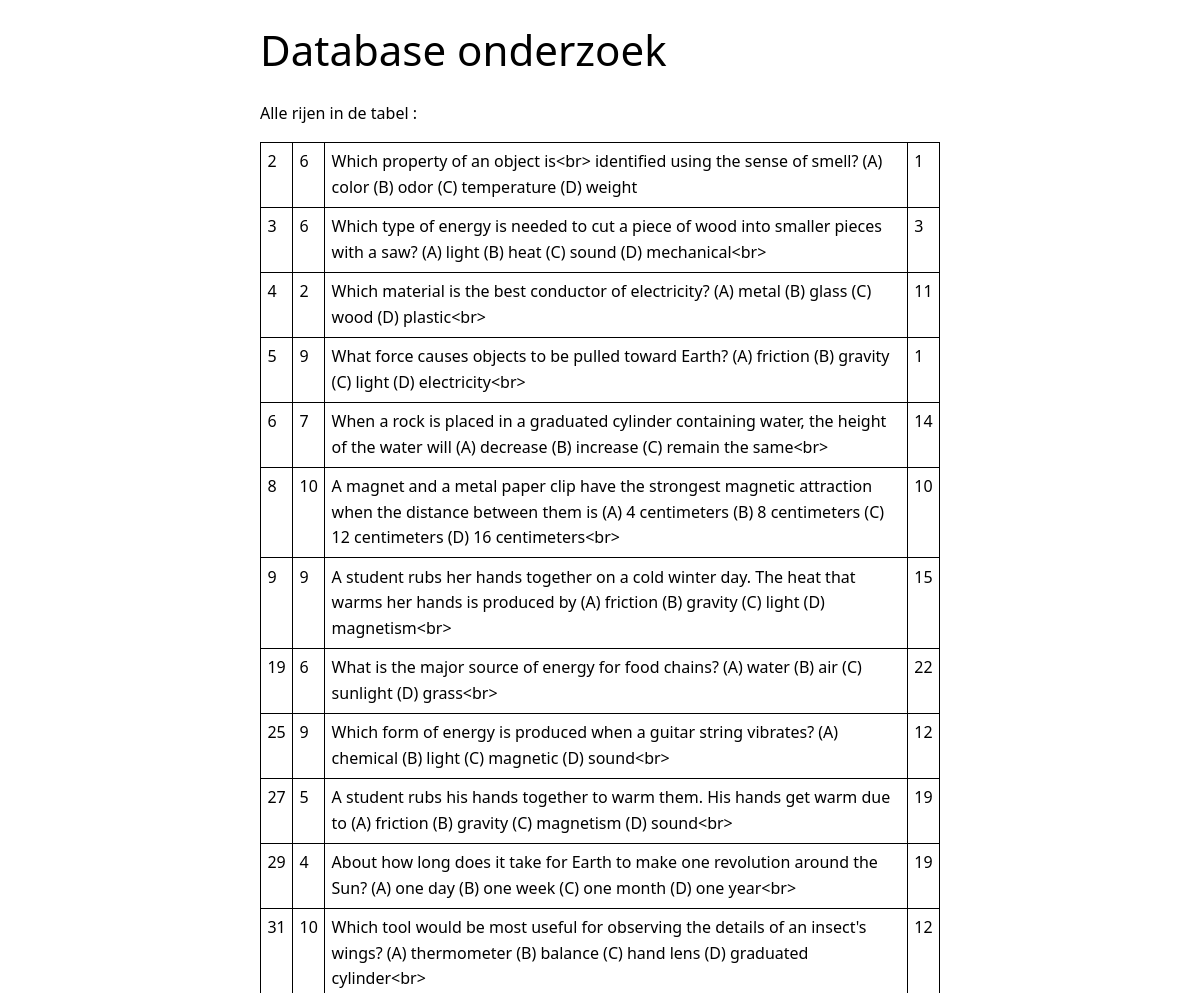
Before: /editor/htmlcleaner (upper part) with the older database file.
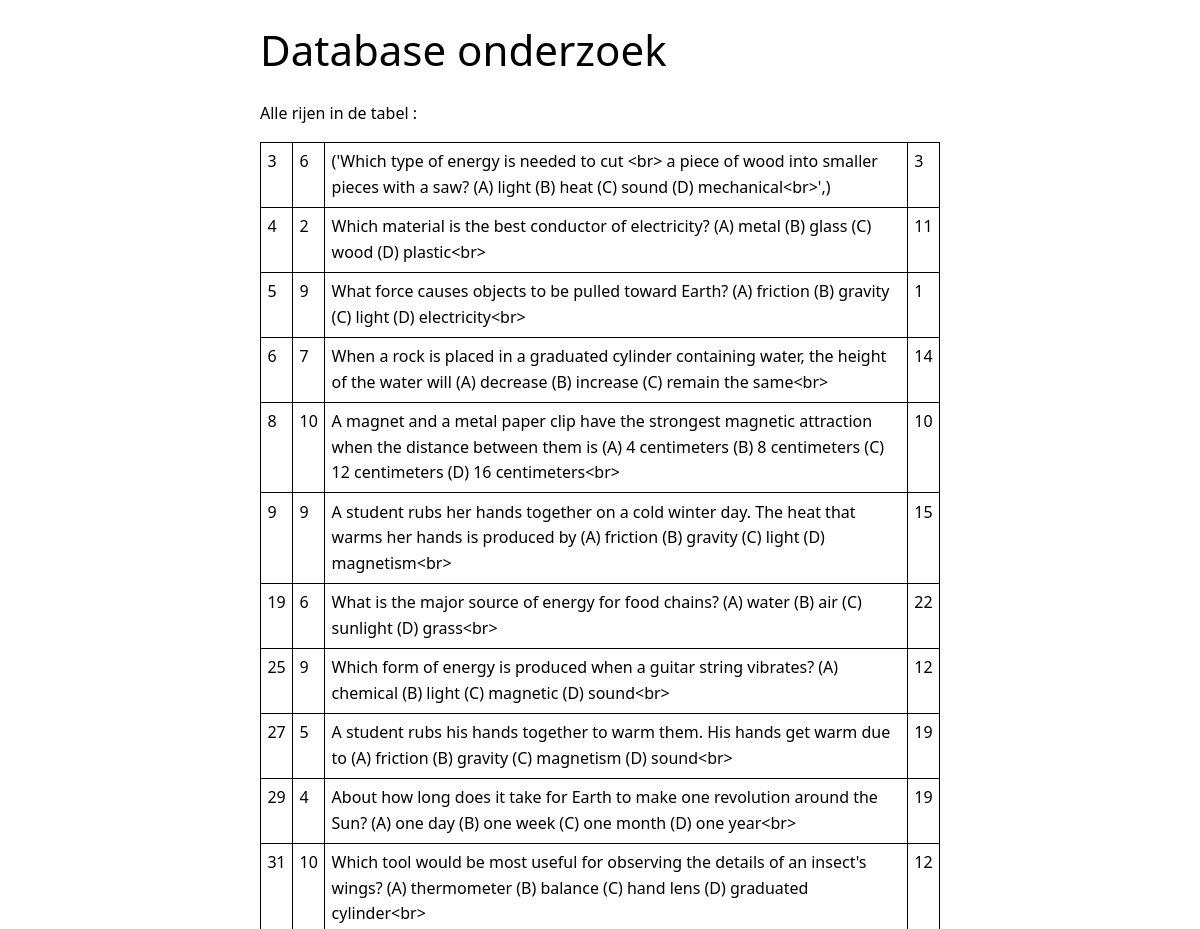
After: the same page with the newer database file.
### tables this page shows
CREATE TABLE `vragen` (
  `id` integer NOT NULL
,  `leerdoel` integer DEFAULT NULL
,  `vraag` text NOT NULL
,  `auteur` integer DEFAULT NULL
);

### main.py (the view)
@app.route("/editor/htmlcleaner/")
def htmleditor():
    con = sqlite3.connect(DATABASE)
    con.row_factory = sqlite3.Row
    cur = con.cursor()
    cur.execute("SELECT * FROM vragen WHERE vraag LIKE '%<br>%' OR vraag LIKE '%&nbsp;%'")
    rows = cur.fetchall()
    return render_template("HTMLupdate.html",rows = rows)

### main.py (called while the page is built)
@app.teardown_appcontext
def close_connection(exception):
    db = getattr(g, '_database', None)
    if db is not None:
        db.close()

@app.before_request
def before_request():
    g.user = None
    if 'user_id' in session:
        user = [x for x in users if x.id == session['user_id']][0]
        g.user = user

@app.route("/editor/htmlcleaner")
def htmlviewer():
    con = sqlite3.connect(DATABASE)
    con.row_factory = sqlite3.Row
    cur = con.cursor()
    cur.execute("SELECT * FROM vragen WHERE vraag LIKE '%<br>%' OR vraag LIKE '%&nbsp;%'")
    rows = cur.fetchall()
    return render_template("table_details.html",rows = rows)

### templates/table_details.html (shortened to what this page needs)
<!DOCTYPE html>
<html lang="en">
<head>
    <link rel="stylesheet" href="/static/basic.css" type="text/css">
</head>
<body>
<main>
    <h1>Database onderzoek</h1>
    <p>Alle rijen in de tabel <b>{{ table_name }}</b>:</p>
    <table>
        <tbody>
        {% for row in rows %}
        <tr>
            {% for field in row %}
            <td>{{ field }}</td>
            {% endfor %}
        </tr>
        {% endfor %}
        </tbody>
    </table>
</main>
</body>
</html>

Changed rows visible on the page:
no longer on this page (row edited): vragen: row "2" "6" "1", vraag "Which property of an object is<br> identified using the sense of smell? (A) color (B) odor (C) temperature (D) weight"
changed vragen: vraag "Which type of energy is needed to cut a piece of wood into smaller pieces with a saw? (A) light (B) heat (C) sound (D) mechanical<br>" → "('Which type of energy is needed to cut <br> a piece of wood into smaller pieces with a saw? (A) light (B) heat (C) sound (D) mechanical<br>',)"
